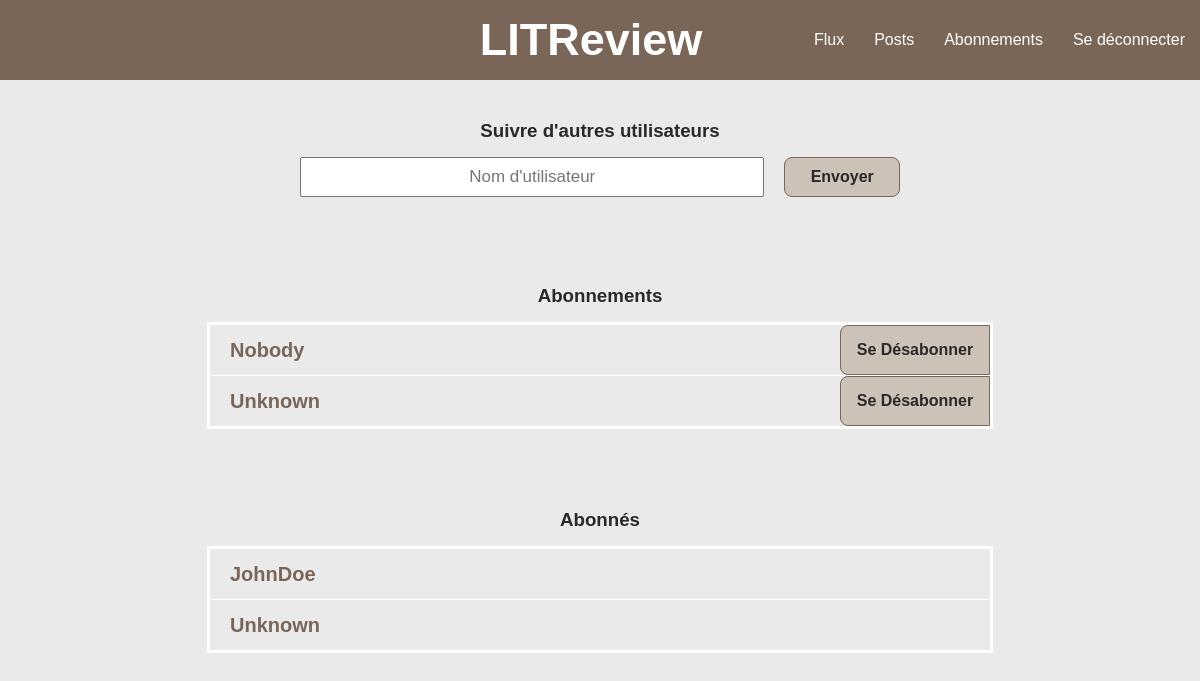
/subscriptions/ (signed in), run on the app's committed database.
### flux/models.py (models this page shows)
class UserFollows(models.Model):
    user = models.ForeignKey(to=settings.AUTH_USER_MODEL, on_delete=models.CASCADE, related_name="following")
    followed_user = models.ForeignKey(
        to=settings.AUTH_USER_MODEL, on_delete=models.CASCADE, related_name="followed_by"
    )
    class Meta:
        unique_together = ("user", "followed_user")

### authentication/models.py (models this page shows)
class User(AbstractUser):
    pass

### flux/views.py (the view)
# urls.py: path("subscriptions/", flux.views.subscriptions, name="subscriptions"),
@login_required
def subscriptions(request):
    user_subscriptions = models.UserFollows.objects.filter(user=request.user)
    subscriptions_to_user = models.UserFollows.objects.filter(followed_user=request.user)
    subscribe_form = forms.UserSubscriptionForm(user=request.user)
    unsubscribe_form = forms.CancelUserSubscriptionForm()
    if request.method == "POST":
        if "subscribe" in request.POST:
            subscribe_form = forms.UserSubscriptionForm(request.POST, user=request.user)
            if subscribe_form.is_valid():
                user_follows = subscribe_form.save(commit=False)
                user_follows.user = request.user
                user_follows.save()
                return redirect("subscriptions")
        if "unsubscribe" in request.POST:
            unsubscribe_form = forms.CancelUserSubscriptionForm(request.POST)
            if unsubscribe_form.is_valid():
                subscription_id = unsubscribe_form.cleaned_data["subscription_id"]
                user_follows = get_object_or_404(models.UserFollows, pk=subscription_id, user=request.user)
                user_follows.delete()
                return redirect("subscriptions")
    else:
        subscribe_form = forms.UserSubscriptionForm(user=request.user)
    return render(
        request,
        "flux/subscriptions.html",
        {
            "subscribe_form": subscribe_form,
            "unsubscribe_form": unsubscribe_form,
            "user_subscriptions": user_subscriptions,
            "subscriptions_to_user": subscriptions_to_user,
        },
    )

### flux/forms.py (shortened to what this page needs)
class UserSubscriptionForm(forms.ModelForm):
    subscribe = forms.BooleanField(widget=forms.HiddenInput, initial=True)
    followed_user = forms.CharField(
        label="Nom d'utilisateur", widget=forms.TextInput(attrs={"placeholder": "Nom d'utilisateur"})
    )
    class Meta:
        model = models.UserFollows
        fields = ["followed_user"]
    def __init__(self, *args, user=None, **kwargs):
        super().__init__(*args, **kwargs)
        self.user = user

class CancelUserSubscriptionForm(forms.Form):
    unsubscribe = forms.BooleanField(widget=forms.HiddenInput, initial=True)
    subscription_id = forms.IntegerField(widget=forms.HiddenInput)

### flux/templates/flux/subscriptions.html (shortened to what this page needs)
{% extends 'base.html' %}
{% load static %}
{% block css %}
    <link rel="stylesheet" href="{% static 'flux/subscriptions.css' %}">
{% endblock css %}
{% block content %}
    <div class="subscriptions-section">
        <div class="search-user-section">
            <h3>Suivre d'autres utilisateurs</h3>
            <form method="post">
                <div class="search-bar-and-button">
                    {{ subscribe_form.followed_user }}
                    <button class="default-button" type="submit">Envoyer</button>
                </div>
            </form>
        </div>
        <div class="followed-user-section">
            <h3>Abonnements</h3>
            <ul>
                {% for subscription in user_subscriptions %}
                    <li>
                        {{ subscription.followed_user.username }}
                        <form method="post" style="display: inline;">
                            <button class="default-button" type="submit">Se Désabonner</button>
                        </form>
                    </li>
                {% endfor %}
            </ul>
        </div>
        <div class="followed-by-section">
            <h3>Abonnés</h3>
            <ul>
                {% for subscription in subscriptions_to_user %}
                    <li>{{ subscription.user.username }}</li>
                {% endfor %}
            </ul>
        </div>
    </div>
{% endblock content %}

### static/css/base.css (style rules this page uses)
:root { --darkest-color: #2A282A; --medium-dark-color: #7a6658; --medium-light-color: #CCC2B8; --background-color: #EBEAEB; --lightest-color: white; }
* { margin: 0; padding: 0; font-family: Arial, Helvetica, sans-serif; color: var(--darkest-color); text-decoration: none; }
body { background-color: var(--background-color); }
.default-button { box-sizing: border-box; background-color: var(--medium-light-color); border: 1px solid var(--medium-dark-color); border-radius: 0.5em; width: 150px; height: 40px; display: flex; justify-content: center; align-items: center; font-weight: bold; font-size: medium; padding: 0; line-height: 1; }

### flux/static/flux/subscriptions.css (style rules this page uses)
.subscriptions-section { display: flex; flex-direction: column; align-items: center; }
.search-user-section, .followed-user-section, .followed-by-section { display: flex; flex-direction: column; gap: 15px; margin-top: 35px; width: 100%; align-items: center; }
.search-user-section form { display: flex; flex-direction: column; width: 100%; }
.search-bar-and-button { display: flex; flex-direction: row; width: 90%; margin: auto; margin-bottom: 8px; justify-content: center; gap: 10px; }
.search-user-section input { text-align: center; width: 100%; font-size: 17px; }
.followed-user-section, .followed-by-section { width: 100%; }
.subscriptions-section ul { list-style: none; border: 3px solid var(--lightest-color); width: 90%; }
.subscriptions-section li { display: flex; flex-direction: row; justify-content: space-between; align-items: center; height: 50px; padding-left: 10px; }
.subscriptions-section li:not(:last-child) { border-bottom: 1px solid var(--lightest-color); }
.subscriptions-section li:not(button) { font-size: 17px; font-weight: bold; color: var(--medium-dark-color); }
.followed-user-section button { border-top-right-radius: 0%; border-bottom-right-radius: 0%; height: 50px; }
@media screen and (min-width: 768px) { .search-user-section, .followed-user-section, .followed-by-section { margin: 40px auto; } }
@media screen and (min-width: 768px) { .search-bar-and-button { width: 50%; gap: 20px; } }
@media screen and (min-width: 768px) { .subscriptions-section ul { width: 65%; } }
@media screen and (min-width: 768px) { .subscriptions-section li { padding-left: 20px; } }
@media screen and (min-width: 768px) { .subscriptions-section li:not(button) { font-size: 20px; } }

### data on the page
UserFollows: followed_user.username "Nobody"
UserFollows: followed_user.username "Unknown"
UserFollows: user.username "JohnDoe"
UserFollows: user.username "Unknown"
